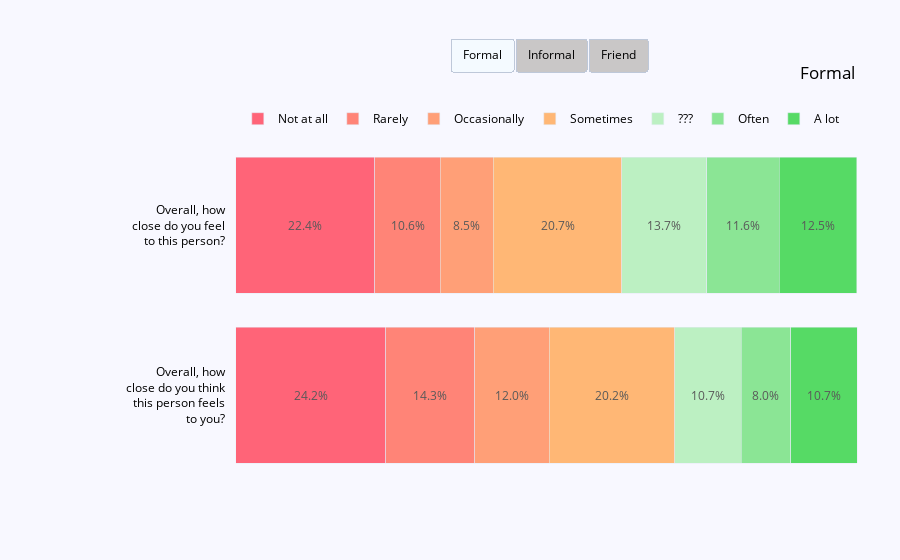

This figure's notebook cell:
### Code cell
##### INTIMACY GRAPH #####

'''
None of the subjects that reported on a Friend selected a 2 for
one of the questions, so it messes up the graph. This code below fixes that
'''


data1 = [list(round((df_diff['int.overall.close.t'][df_diff['dyad_type'] == 1].value_counts(normalize = True).sort_index() * 100), 1)),
list(round((df_diff['int.overall.close.p'][df_diff['dyad_type'] == 1].value_counts(normalize = True).sort_index() * 100), 1))]

data2 = [list(round((df_diff['int.overall.close.t'][df_diff['dyad_type'] == 2].value_counts(normalize = True).sort_index() * 100), 1)),
list(round((df_diff['int.overall.close.p'][df_diff['dyad_type'] == 2].value_counts(normalize = True).sort_index() * 100), 1))]

data3 = [list(round((df_diff['int.overall.close.t'][df_diff['dyad_type'] == 3].value_counts(normalize = True).sort_index() * 100), 1)),
list(round((df_diff['int.overall.close.p'][df_diff['dyad_type'] == 3].value_counts(normalize = True).sort_index() * 100), 1))]

question1 = 'Overall, how<br>close do you think<br>this person feels<br>to you?'

question2 = 'Overall, how<br>close do you feel<br>to this person?'

questions = [question1, question2]

for i in range(1,8):
    if (df_diff['int.overall.close.t'][df_diff['dyad_type'] == 3] == i).sum() == 0:
        data3[0].insert(i - 1, 0)
    if (df_diff['int.overall.close.p'][df_diff['dyad_type'] == 3] == i).sum() == 0:
        data3[1].insert(i - 1, 0)
    else:
        pass

top_labels = ['Not at all', 'Rarely', 'Occasionally', 'Sometimes', '???', 'Often', 'A lot']

color_list = ['#FF6478',
              '#FF8477',
              '#FF9F77',
              '#FFB775',
              '#BCF0C2',
              '#8BE595',
              '#56DA65']

fig = go.Figure()

for i in range(0, len(data1[0])):
    for xd, yd in zip(data1, questions):
        if yd == question1:
            fig.add_trace(go.Bar(
            x = [xd[i]],
            y = [yd],
            orientation = 'h',
            marker_color = color_list[i],
            hovertemplate = "<b>%{x}%</b>" + "<extra></extra>",
            showlegend = False))
        else:
            fig.add_trace(go.Bar(
            x = [xd[i]],
            y = [yd],
            name = top_labels[i],
            orientation = 'h',
            marker_color = color_list[i],
            hovertemplate = "<b>%{x}%</b>" + "<extra></extra>",
            showlegend = True))

for i in range(0, len(data2[0])):
    for xd, yd in zip(data2, questions):
        if yd == question1:
            fig.add_trace(go.Bar(
            x = [xd[i]],
            y = [yd],
            orientation = 'h',
            marker_color = color_list[i],
            hovertemplate = "<b>%{x}%</b>" + "<extra></extra>",
            visible = False,
            showlegend = False))
        else:
            fig.add_trace(go.Bar(
            x = [xd[i]],
            y = [yd],
            name = top_labels[i],
            orientation = 'h',
            marker_color = color_list[i],
            hovertemplate = "<b>%{x}%</b>" + "<extra></extra>",
            visible = False,
            showlegend = True))


for i in range(0, len(data3[0])):
    for xd, yd in zip(data3, questions):
        if yd == question1:
            fig.add_trace(go.Bar(
            x = [xd[i]],
            y = [yd],
            orientation = 'h',
            marker_color = color_list[i],
            hovertemplate = "<b>%{x}%</b>" + "<extra></extra>",
            visible = False,
            showlegend = False))
        else:
            fig.add_trace(go.Bar(
            x = [xd[i]],
            y = [yd],
            name = top_labels[i],
            orientation = 'h',
            marker_color = color_list[i],
            hovertemplate = "<b>%{x}%</b>" + "<extra></extra>",
            visible = False,
            showlegend = True))

fig.update_layout(
    xaxis = dict(
        showgrid = False,
        showline = False,
        showticklabels = False,
        zeroline = False,
        domain = [0.15, 1]
    ),
    yaxis = dict(
        showgrid = False,
        showline = False,
        showticklabels = False,
        zeroline = False,
    ),
    barmode ='stack',
    title = dict(text = 'Formal', 
             y = 0.88,
             x = 0.95
                ),
    paper_bgcolor = 'rgb(248, 248, 255)',
    plot_bgcolor = 'rgb(248, 248, 255)',
    margin = dict(l = 120, r = 10, t = 140, b = 80),
    font = dict(color = 'black', size = 12),
    legend = dict(orientation = 'h',
                  yanchor = 'bottom',
                  y = 1.02,
                  xanchor = 'right',
                  x = 0.94,
                  traceorder = 'normal',
                  itemclick = False
                 )
)       

#annotations formal
annotations1 = []

for yd, xd in zip(questions, data1):
    # labeling the y-axis
    annotations1.append(dict(xref = 'paper', yref = 'y',
                            x = 0.14, y = yd,
                            xanchor = 'right',
                            text = str(yd),
                            font = dict(size = 12,
                                      color = 'black'),
                            showarrow = False, align = 'right'))
    # labeling the first percentage of each bar (x_axis)
    if xd[0] > 5:
        annotations1.append(dict(xref = 'x', yref = 'y',
                                x = xd[0] / 2, y=yd,
                                text = str(xd[0]) + '%',
                                font = dict(size = 12,
                                          color = '#595959'),
                                showarrow = False))
    space = xd[0]

    for i in range(1, 7):
        try:
            if xd[i] > 5:
                # labeling the rest of percentages for each bar (x_axis)
                annotations1.append(dict(xref = 'x', yref = 'y',
                                    x = space + (xd[i]/2), y = yd,
                                    text = str(xd[i]) + '%',
                                    font = dict(size = 12,
                                              color = '#595959'),
                                    showarrow = False))
        except:
            pass
        space += xd[i]

#annotations informal
annotations2 = []

for yd, xd in zip(questions, data2):
    # labeling the y-axis
    annotations2.append(dict(xref = 'paper', yref = 'y',
                            x = 0.14, y = yd,
                            xanchor = 'right',
                            text = str(yd),
                            font = dict(size = 12,
                                      color = 'black'),
                            showarrow = False, align = 'right'))
    # labeling the first percentage of each bar (x_axis)
    if xd[0] > 5:
        annotations2.append(dict(xref = 'x', yref = 'y',
                                x = xd[0] / 2, y=yd,
                                text = str(xd[0]) + '%',
                                font = dict(size = 12,
                                          color = '#595959'),
                                showarrow = False))

    space = xd[0]

    for i in range(1, 7):
        try:
            if xd[i] > 5:
                # labeling the rest of percentages for each bar (x_axis)
                annotations2.append(dict(xref = 'x', yref = 'y',
                                    x = space + (xd[i]/2), y = yd,
                                    text = str(xd[i]) + '%',
                                    font = dict(size = 12,
                                              color = '#595959'),
                                    showarrow = False))
        except:
            pass
        space += xd[i]

#annotations friend
annotations3 = []

for yd, xd in zip(questions, data3):
    # labeling the y-axis
    annotations3.append(dict(xref = 'paper', yref = 'y',
                            x = 0.14, y = yd,
                            xanchor = 'right',
                            text = str(yd),
                            font = dict(size = 12,
                                      color = 'black'),
                            showarrow = False, align = 'right'))
    # labeling the first percentage of each bar (x_axis)
    if xd[0] > 5:
        annotations3.append(dict(xref = 'x', yref = 'y',
                                x = xd[0] / 2, y=yd,
                                text = str(xd[0]) + '%',
                                font = dict(size = 12,
                                          color = 'blue'),
                                showarrow = False))
    space = xd[0]

    for i in range(1, 7):
        try:
            if xd[i] > 5:
                # labeling the rest of percentages for each bar (x_axis)
                annotations3.append(dict(xref = 'x', yref = 'y',
                                    x = space + (xd[i]/2), y = yd,
                                    text = str(xd[i]) + '%',
                                    font = dict(size = 12,
                                              color = '#595959'),
                                    showarrow = False))
        except:
            pass
        try:
            space += xd[i]
        except:
            pass

fig.update_layout(annotations = annotations1)

##### Buttons #####

fig.update_layout(
updatemenus =[
    go.layout.Updatemenu(
        type = 'buttons',
        direction = 'right',
        bgcolor = '#c9c7c7',
        showactive = True,
        x = 0.684,
        y = 1.3,
        buttons = list([
            dict(label = 'Formal',
                 method = 'update',
                 args = [{'visible': [True, True, True, True, True, True, True, True, True, True, True, True, True, True, False, False, False, False, False, False, False, False, False, False, False, False, False, False, False, False, False, False, False, False, False, False, False, False, False, False, False, False]},
                         {'title': 'Formal',
                          'annotations': annotations1}
                        ]),
            dict(label = 'Informal',
                 method = 'update',
                 args = [{'visible': [False, False, False, False, False, False, False, False, False, False, False, False, False, False, True, True, True, True, True, True, True, True, True, True, True, True, True, True, False, False, False, False, False, False, False, False, False, False, False, False, False, False]},
                         {'title': 'Informal',
                          'annotations': annotations2}
                        ]),
            dict(label = 'Friend',
                 method = 'update',
                 args = [{'visible': [False, False, False, False, False, False, False, False, False, False, False, False, False, False, False, False, False, False, False, False, False, False, False, False, False, False, False, False, True, True, True, True, True, True, True, True, True, True, True, True, True, True]},
                         {'title': 'Friend',
                          'annotations': annotations3}
                        ])
        ]),
    )
])

config = {'displayModeBar': False}

fig.show(config = config)

### Figure 1 — Plotly figure (JSON) as saved in the notebook; plotly's stock layout.template omitted (floating-point values rounded to 4 significant figures)
{"data": [{"hovertemplate": "<b>%{x}%</b><extra></extra>", "marker": {"color": "#FF6478"}, "orientation": "h", "showlegend": false, "type": "bar", "x": [24.2], "y": ["Overall, how<br>close do you think<br>this person feels<br>to you?"]}, {"hovertemplate": "<b>%{x}%</b><extra></extra>", "marker": {"color": "#FF6478"}, "name": "Not at all", "orientation": "h", "showlegend": true, "type": "bar", "x": [22.4], "y": ["Overall, how<br>close do you feel<br>to this person?"]}, {"hovertemplate": "<b>%{x}%</b><extra></extra>", "marker": {"color": "#FF8477"}, "orientation": "h", "showlegend": false, "type": "bar", "x": [14.3], "y": ["Overall, how<br>close do you think<br>this person feels<br>to you?"]}, {"hovertemplate": "<b>%{x}%</b><extra></extra>", "marker": {"color": "#FF8477"}, "name": "Rarely", "orientation": "h", "showlegend": true, "type": "bar", "x": [10.6], "y": ["Overall, how<br>close do you feel<br>to this person?"]}, {"hovertemplate": "<b>%{x}%</b><extra></extra>", "marker": {"color": "#FF9F77"}, "orientation": "h", "showlegend": false, "type": "bar", "x": [12], "y": ["Overall, how<br>close do you think<br>this person feels<br>to you?"]}, {"hovertemplate": "<b>%{x}%</b><extra></extra>", "marker": {"color": "#FF9F77"}, "name": "Occasionally", "orientation": "h", "showlegend": true, "type": "bar", "x": [8.5], "y": ["Overall, how<br>close do you feel<br>to this person?"]}, {"hovertemplate": "<b>%{x}%</b><extra></extra>", "marker": {"color": "#FFB775"}, "orientation": "h", "showlegend": false, "type": "bar", "x": [20.2], "y": ["Overall, how<br>close do you think<br>this person feels<br>to you?"]}, {"hovertemplate": "<b>%{x}%</b><extra></extra>", "marker": {"color": "#FFB775"}, "name": "Sometimes", "orientation": "h", "showlegend": true, "type": "bar", "x": [20.7], "y": ["Overall, how<br>close do you feel<br>to this person?"]}, {"hovertemplate": "<b>%{x}%</b><extra></extra>", "marker": {"color": "#BCF0C2"}, "orientation": "h", "showlegend": false, "type": "bar", "x": [10.7], "y": ["Overall, how<br>close do you think<br>this person feels<br>to you?"]}, {"hovertemplate": "<b>%{x}%</b><extra></extra>", "marker": {"color": "#BCF0C2"}, "name": "???", "orientation": "h", "showlegend": true, "type": "bar", "x": [13.7], "y": ["Overall, how<br>close do you feel<br>to this person?"]}, {"hovertemplate": "<b>%{x}%</b><extra></extra>", "marker": {"color": "#8BE595"}, "orientation": "h", "showlegend": false, "type": "bar", "x": [8], "y": ["Overall, how<br>close do you think<br>this person feels<br>to you?"]}, {"hovertemplate": "<b>%{x}%</b><extra></extra>", "marker": {"color": "#8BE595"}, "name": "Often", "orientation": "h", "showlegend": true, "type": "bar", "x": [11.6], "y": ["Overall, how<br>close do you feel<br>to this person?"]}, {"hovertemplate": "<b>%{x}%</b><extra></extra>", "marker": {"color": "#56DA65"}, "orientation": "h", "showlegend": false, "type": "bar", "x": [10.7], "y": ["Overall, how<br>close do you think<br>this person feels<br>to you?"]}, {"hovertemplate": "<b>%{x}%</b><extra></extra>", "marker": {"color": "#56DA65"}, "name": "A lot", "orientation": "h", "showlegend": true, "type": "bar", "x": [12.5], "y": ["Overall, how<br>close do you feel<br>to this person?"]}, {"hovertemplate": "<b>%{x}%</b><extra></extra>", "marker": {"color": "#FF6478"}, "orientation": "h", "showlegend": false, "type": "bar", "visible": false, "x": [7.3], "y": ["Overall, how<br>close do you think<br>this person feels<br>to you?"]}, {"hovertemplate": "<b>%{x}%</b><extra></extra>", "marker": {"color": "#FF6478"}, "name": "Not at all", "orientation": "h", "showlegend": true, "type": "bar", "visible": false, "x": [9.3], "y": ["Overall, how<br>close do you feel<br>to this person?"]}, {"hovertemplate": "<b>%{x}%</b><extra></extra>", "marker": {"color": "#FF8477"}, "orientation": "h", "showlegend": false, "type": "bar", "visible": false, "x": [4.5], "y": ["Overall, how<br>close do you think<br>this person feels<br>to you?"]}, {"hovertemplate": "<b>%{x}%</b><extra></extra>", "marker": {"color": "#FF8477"}, "name": "Rarely", "orientation": "h", "showlegend": true, "type": "bar", "visible": false, "x": [4.6], "y": ["Overall, how<br>close do you feel<br>to this person?"]}, {"hovertemplate": "<b>%{x}%</b><extra></extra>", "marker": {"color": "#FF9F77"}, "orientation": "h", "showlegend": false, "type": "bar", "visible": false, "x": [4.3], "y": ["Overall, how<br>close do you think<br>this person feels<br>to you?"]}, {"hovertemplate": "<b>%{x}%</b><extra></extra>", "marker": {"color": "#FF9F77"}, "name": "Occasionally", "orientation": "h", "showlegend": true, "type": "bar", "visible": false, "x": [4.9], "y": ["Overall, how<br>close do you feel<br>to this person?"]}, {"hovertemplate": "<b>%{x}%</b><extra></extra>", "marker": {"color": "#FFB775"}, "orientation": "h", "showlegend": false, "type": "bar", "visible": false, "x": [11.3], "y": ["Overall, how<br>close do you think<br>this person feels<br>to you?"]}, {"hovertemplate": "<b>%{x}%</b><extra></extra>", "marker": {"color": "#FFB775"}, "name": "Sometimes", "orientation": "h", "showlegend": true, "type": "bar", "visible": false, "x": [8.8], "y": ["Overall, how<br>close do you feel<br>to this person?"]}, {"hovertemplate": "<b>%{x}%</b><extra></extra>", "marker": {"color": "#BCF0C2"}, "orientation": "h", "showlegend": false, "type": "bar", "visible": false, "x": [13.8], "y": ["Overall, how<br>close do you think<br>this person feels<br>to you?"]}, {"hovertemplate": "<b>%{x}%</b><extra></extra>", "marker": {"color": "#BCF0C2"}, "name": "???", "orientation": "h", "showlegend": true, "type": "bar", "visible": false, "x": [12.5], "y": ["Overall, how<br>close do you feel<br>to this person?"]}, {"hovertemplate": "<b>%{x}%</b><extra></extra>", "marker": {"color": "#8BE595"}, "orientation": "h", "showlegend": false, "type": "bar", "visible": false, "x": [24.7], "y": ["Overall, how<br>close do you think<br>this person feels<br>to you?"]}, {"hovertemplate": "<b>%{x}%</b><extra></extra>", "marker": {"color": "#8BE595"}, "name": "Often", "orientation": "h", "showlegend": true, "type": "bar", "visible": false, "x": [25.3], "y": ["Overall, how<br>close do you feel<br>to this person?"]}, {"hovertemplate": "<b>%{x}%</b><extra></extra>", "marker": {"color": "#56DA65"}, "orientation": "h", "showlegend": false, "type": "bar", "visible": false, "x": [34.2], "y": ["Overall, how<br>close do you think<br>this person feels<br>to you?"]}, {"hovertemplate": "<b>%{x}%</b><extra></extra>", "marker": {"color": "#56DA65"}, "name": "A lot", "orientation": "h", "showlegend": true, "type": "bar", "visible": false, "x": [34.5], "y": ["Overall, how<br>close do you feel<br>to this person?"]}, {"hovertemplate": "<b>%{x}%</b><extra></extra>", "marker": {"color": "#FF6478"}, "orientation": "h", "showlegend": false, "type": "bar", "visible": false, "x": [0.6], "y": ["Overall, how<br>close do you think<br>this person feels<br>to you?"]}, {"hovertemplate": "<b>%{x}%</b><extra></extra>", "marker": {"color": "#FF6478"}, "name": "Not at all", "orientation": "h", "showlegend": true, "type": "bar", "visible": false, "x": [0.3], "y": ["Overall, how<br>close do you feel<br>to this person?"]}, {"hovertemplate": "<b>%{x}%</b><extra></extra>", "marker": {"color": "#FF8477"}, "orientation": "h", "showlegend": false, "type": "bar", "visible": false, "x": [0], "y": ["Overall, how<br>close do you think<br>this person feels<br>to you?"]}, {"hovertemplate": "<b>%{x}%</b><extra></extra>", "marker": {"color": "#FF8477"}, "name": "Rarely", "orientation": "h", "showlegend": true, "type": "bar", "visible": false, "x": [0.3], "y": ["Overall, how<br>close do you feel<br>to this person?"]}, {"hovertemplate": "<b>%{x}%</b><extra></extra>", "marker": {"color": "#FF9F77"}, "orientation": "h", "showlegend": false, "type": "bar", "visible": false, "x": [1.9], "y": ["Overall, how<br>close do you think<br>this person feels<br>to you?"]}, {"hovertemplate": "<b>%{x}%</b><extra></extra>", "marker": {"color": "#FF9F77"}, "name": "Occasionally", "orientation": "h", "showlegend": true, "type": "bar", "visible": false, "x": [2.2], "y": ["Overall, how<br>close do you feel<br>to this person?"]}, {"hovertemplate": "<b>%{x}%</b><extra></extra>", "marker": {"color": "#FFB775"}, "orientation": "h", "showlegend": false, "type": "bar", "visible": false, "x": [7.5], "y": ["Overall, how<br>close do you think<br>this person feels<br>to you?"]}, {"hovertemplate": "<b>%{x}%</b><extra></extra>", "marker": {"color": "#FFB775"}, "name": "Sometimes", "orientation": "h", "showlegend": true, "type": "bar", "visible": false, "x": [7.6], "y": ["Overall, how<br>close do you feel<br>to this person?"]}, {"hovertemplate": "<b>%{x}%</b><extra></extra>", "marker": {"color": "#BCF0C2"}, "orientation": "h", "showlegend": false, "type": "bar", "visible": false, "x": [18.6], "y": ["Overall, how<br>close do you think<br>this person feels<br>to you?"]}, {"hovertemplate": "<b>%{x}%</b><extra></extra>", "marker": {"color": "#BCF0C2"}, "name": "???", "orientation": "h", "showlegend": true, "type": "bar", "visible": false, "x": [17.1], "y": ["Overall, how<br>close do you feel<br>to this person?"]}, {"hovertemplate": "<b>%{x}%</b><extra></extra>", "marker": {"color": "#8BE595"}, "orientation": "h", "showlegend": false, "type": "bar", "visible": false, "x": [31.8], "y": ["Overall, how<br>close do you think<br>this person feels<br>to you?"]}, {"hovertemplate": "<b>%{x}%</b><extra></extra>", "marker": {"color": "#8BE595"}, "name": "Often", "orientation": "h", "showlegend": true, "type": "bar", "visible": false, "x": [32.6], "y": ["Overall, how<br>close do you feel<br>to this person?"]}, {"hovertemplate": "<b>%{x}%</b><extra></extra>", "marker": {"color": "#56DA65"}, "orientation": "h", "showlegend": false, "type": "bar", "visible": false, "x": [39.6], "y": ["Overall, how<br>close do you think<br>this person feels<br>to you?"]}, {"hovertemplate": "<b>%{x}%</b><extra></extra>", "marker": {"color": "#56DA65"}, "name": "A lot", "orientation": "h", "showlegend": true, "type": "bar", "visible": false, "x": [39.9], "y": ["Overall, how<br>close do you feel<br>to this person?"]}], "layout": {"annotations": [{"align": "right", "font": {"color": "black", "size": 12}, "showarrow": false, "text": "Overall, how<br>close do you think<br>this person feels<br>to you?", "x": 0.14, "xanchor": "right", "xref": "paper", "y": "Overall, how<br>close do you think<br>this person feels<br>to you?", "yref": "y"}, {"font": {"color": "#595959", "size": 12}, "showarrow": false, "text": "24.2%", "x": 12.1, "xref": "x", "y": "Overall, how<br>close do you think<br>this person feels<br>to you?", "yref": "y"}, {"font": {"color": "#595959", "size": 12}, "showarrow": false, "text": "14.3%", "x": 31.35, "xref": "x", "y": "Overall, how<br>close do you think<br>this person feels<br>to you?", "yref": "y"}, {"font": {"color": "#595959", "size": 12}, "showarrow": false, "text": "12.0%", "x": 44.5, "xref": "x", "y": "Overall, how<br>close do you think<br>this person feels<br>to you?", "yref": "y"}, {"font": {"color": "#595959", "size": 12}, "showarrow": false, "text": "20.2%", "x": 60.6, "xref": "x", "y": "Overall, how<br>close do you think<br>this person feels<br>to you?", "yref": "y"}, {"font": {"color": "#595959", "size": 12}, "showarrow": false, "text": "10.7%", "x": 76.05, "xref": "x", "y": "Overall, how<br>close do you think<br>this person feels<br>to you?", "yref": "y"}, {"font": {"color": "#595959", "size": 12}, "showarrow": false, "text": "8.0%", "x": 85.4, "xref": "x", "y": "Overall, how<br>close do you think<br>this person feels<br>to you?", "yref": "y"}, {"font": {"color": "#595959", "size": 12}, "showarrow": false, "text": "10.7%", "x": 94.75, "xref": "x", "y": "Overall, how<br>close do you think<br>this person feels<br>to you?", "yref": "y"}, {"align": "right", "font": {"color": "black", "size": 12}, "showarrow": false, "text": "Overall, how<br>close do you feel<br>to this person?", "x": 0.14, "xanchor": "right", "xref": "paper", "y": "Overall, how<br>close do you feel<br>to this person?", "yref": "y"}, {"font": {"color": "#595959", "size": 12}, "showarrow": false, "text": "22.4%", "x": 11.2, "xref": "x", "y": "Overall, how<br>close do you feel<br>to this person?", "yref": "y"}, {"font": {"color": "#595959", "size": 12}, "showarrow": false, "text": "10.6%", "x": 27.7, "xref": "x", "y": "Overall, how<br>close do you feel<br>to this person?", "yref": "y"}, {"font": {"color": "#595959", "size": 12}, "showarrow": false, "text": "8.5%", "x": 37.25, "xref": "x", "y": "Overall, how<br>close do you feel<br>to this person?", "yref": "y"}, {"font": {"color": "#595959", "size": 12}, "showarrow": false, "text": "20.7%", "x": 51.85, "xref": "x", "y": "Overall, how<br>close do you feel<br>to this person?", "yref": "y"}, {"font": {"color": "#595959", "size": 12}, "showarrow": false, "text": "13.7%", "x": 69.05, "xref": "x", "y": "Overall, how<br>close do you feel<br>to this person?", "yref": "y"}, {"font": {"color": "#595959", "size": 12}, "showarrow": false, "text": "11.6%", "x": 81.7, "xref": "x", "y": "Overall, how<br>close do you feel<br>to this person?", "yref": "y"}, {"font": {"color": "#595959", "size": 12}, "showarrow": false, "text": "12.5%", "x": 93.75, "xref": "x", "y": "Overall, how<br>close do you feel<br>to this person?", "yref": "y"}], "barmode": "stack", "font": {"color": "black", "size": 12}, "legend": {"itemclick": false, "orientation": "h", "traceorder": "normal", "x": 0.94, "xanchor": "right", "y": 1.02, "yanchor": "bottom"}, "margin": {"b": 80, "l": 120, "r": 10, "t": 140}, "paper_bgcolor": "rgb(248, 248, 255)", "plot_bgcolor": "rgb(248, 248, 255)", "title": {"text": "Formal", "x": 0.95, "y": 0.88}, "updatemenus": [{"bgcolor": "#c9c7c7", "buttons": [{"args": [{"visible": [true, true, true, true, true, true, true, true, true, true, true, true, true, true, false, false, false, false, false, false, false, false, false, false, false, false, false, false, false, false, false, false, false, false, false, false, false, false, false, false, false, false]}, {"annotations": [{"align": "right", "font": {"color": "black", "size": 12}, "showarrow": false, "text": "Overall, how<br>close do you think<br>this person feels<br>to you?", "x": 0.14, "xanchor": "right", "xref": "paper", "y": "Overall, how<br>close do you think<br>this person feels<br>to you?", "yref": "y"}, {"font": {"color": "#595959", "size": 12}, "showarrow": false, "text": "24.2%", "x": 12.1, "xref": "x", "y": "Overall, how<br>close do you think<br>this person feels<br>to you?", "yref": "y"}, {"font": {"color": "#595959", "size": 12}, "showarrow": false, "text": "14.3%", "x": 31.35, "xref": "x", "y": "Overall, how<br>close do you think<br>this person feels<br>to you?", "yref": "y"}, {"font": {"color": "#595959", "size": 12}, "showarrow": false, "text": "12.0%", "x": 44.5, "xref": "x", "y": "Overall, how<br>close do you think<br>this person feels<br>to you?", "yref": "y"}, {"font": {"color": "#595959", "size": 12}, "showarrow": false, "text": "20.2%", "x": 60.6, "xref": "x", "y": "Overall, how<br>close do you think<br>this person feels<br>to you?", "yref": "y"}, {"font": {"color": "#595959", "size": 12}, "showarrow": false, "text": "10.7%", "x": 76.05, "xref": "x", "y": "Overall, how<br>close do you think<br>this person feels<br>to you?", "yref": "y"}, {"font": {"color": "#595959", "size": 12}, "showarrow": false, "text": "8.0%", "x": 85.4, "xref": "x", "y": "Overall, how<br>close do you think<br>this person feels<br>to you?", "yref": "y"}, {"font": {"color": "#595959", "size": 12}, "showarrow": false, "text": "10.7%", "x": 94.75, "xref": "x", "y": "Overall, how<br>close do you think<br>this person feels<br>to you?", "yref": "y"}, {"align": "right", "font": {"color": "black", "size": 12}, "showarrow": false, "text": "Overall, how<br>close do you feel<br>to this person?", "x": 0.14, "xanchor": "right", "xref": "paper", "y": "Overall, how<br>close do you feel<br>to this person?", "yref": "y"}, {"font": {"color": "#595959", "size": 12}, "showarrow": false, "text": "22.4%", "x": 11.2, "xref": "x", "y": "Overall, how<br>close do you feel<br>to this person?", "yref": "y"}, {"font": {"color": "#595959", "size": 12}, "showarrow": false, "text": "10.6%", "x": 27.7, "xref": "x", "y": "Overall, how<br>close do you feel<br>to this person?", "yref": "y"}, {"font": {"color": "#595959", "size": 12}, "showarrow": false, "text": "8.5%", "x": 37.25, "xref": "x", "y": "Overall, how<br>close do you feel<br>to this person?", "yref": "y"}, {"font": {"color": "#595959", "size": 12}, "showarrow": false, "text": "20.7%", "x": 51.85, "xref": "x", "y": "Overall, how<br>close do you feel<br>to this person?", "yref": "y"}, {"font": {"color": "#595959", "size": 12}, "showarrow": false, "text": "13.7%", "x": 69.05, "xref": "x", "y": "Overall, how<br>close do you feel<br>to this person?", "yref": "y"}, {"font": {"color": "#595959", "size": 12}, "showarrow": false, "text": "11.6%", "x": 81.7, "xref": "x", "y": "Overall, how<br>close do you feel<br>to this person?", "yref": "y"}, {"font": {"color": "#595959", "size": 12}, "showarrow": false, "text": "12.5%", "x": 93.75, "xref": "x", "y": "Overall, how<br>close do you feel<br>to this person?", "yref": "y"}], "title": "Formal"}], "label": "Formal", "method": "update"}, {"args": [{"visible": [false, false, false, false, false, false, false, false, false, false, false, false, false, false, true, true, true, true, true, true, true, true, true, true, true, true, true, true, false, false, false, false, false, false, false, false, false, false, false, false, false, false]}, {"annotations": [{"align": "right", "font": {"color": "black", "size": 12}, "showarrow": false, "text": "Overall, how<br>close do you think<br>this person feels<br>to you?", "x": 0.14, "xanchor": "right", "xref": "paper", "y": "Overall, how<br>close do you think<br>this person feels<br>to you?", "yref": "y"}, {"font": {"color": "#595959", "size": 12}, "showarrow": false, "text": "7.3%", "x": 3.65, "xref": "x", "y": "Overall, how<br>close do you think<br>this person feels<br>to you?", "yref": "y"}, {"font": {"color": "#595959", "size": 12}, "showarrow": false, "text": "11.3%", "x": 21.75, "xref": "x", "y": "Overall, how<br>close do you think<br>this person feels<br>to you?", "yref": "y"}, {"font": {"color": "#595959", "size": 12}, "showarrow": false, "text": "13.8%", "x": 34.3, "xref": "x", "y": "Overall, how<br>close do you think<br>this person feels<br>to you?", "yref": "y"}, {"font": {"color": "#595959", "size": 12}, "showarrow": false, "text": "24.7%", "x": 53.55, "xref": "x", "y": "Overall, how<br>close do you think<br>this person feels<br>to you?", "yref": "y"}, {"font": {"color": "#595959", "size": 12}, "showarrow": false, "text": "34.2%", "x": 83, "xref": "x", "y": "Overall, how<br>close do you think<br>this person feels<br>to you?", "yref": "y"}, {"align": "right", "font": {"color": "black", "size": 12}, "showarrow": false, "text": "Overall, how<br>close do you feel<br>to this person?", "x": 0.14, "xanchor": "right", "xref": "paper", "y": "Overall, how<br>close do you feel<br>to this person?", "yref": "y"}, {"font": {"color": "#595959", "size": 12}, "showarrow": false, "text": "9.3%", "x": 4.65, "xref": "x", "y": "Overall, how<br>close do you feel<br>to this person?", "yref": "y"}, {"font": {"color": "#595959", "size": 12}, "showarrow": false, "text": "8.8%", "x": 23.2, "xref": "x", "y": "Overall, how<br>close do you feel<br>to this person?", "yref": "y"}, {"font": {"color": "#595959", "size": 12}, "showarrow": false, "text": "12.5%", "x": 33.85, "xref": "x", "y": "Overall, how<br>close do you feel<br>to this person?", "yref": "y"}, {"font": {"color": "#595959", "size": 12}, "showarrow": false, "text": "25.3%", "x": 52.75, "xref": "x", "y": "Overall, how<br>close do you feel<br>to this person?", "yref": "y"}, {"font": {"color": "#595959", "size": 12}, "showarrow": false, "text": "34.5%", "x": 82.65, "xref": "x", "y": "Overall, how<br>close do you feel<br>to this person?", "yref": "y"}], "title": "Informal"}], "label": "Informal", "method": "update"}, {"args": [{"visible": [false, false, false, false, false, false, false, false, false, false, false, false, false, false, false, false, false, false, false, false, false, false, false, false, false, false, false, false, true, true, true, true, true, true, true, true, true, true, true, true, true, true]}, {"annotations": [{"align": "right", "font": {"color": "black", "size": 12}, "showarrow": false, "text": "Overall, how<br>close do you think<br>this person feels<br>to you?", "x": 0.14, "xanchor": "right", "xref": "paper", "y": "Overall, how<br>close do you think<br>this person feels<br>to you?", "yref": "y"}, {"font": {"color": "#595959", "size": 12}, "showarrow": false, "text": "7.5%", "x": 6.25, "xref": "x", "y": "Overall, how<br>close do you think<br>this person feels<br>to you?", "yref": "y"}, {"font": {"color": "#595959", "size": 12}, "showarrow": false, "text": "18.6%", "x": 19.3, "xref": "x", "y": "Overall, how<br>close do you think<br>this person feels<br>to you?", "yref": "y"}, {"font": {"color": "#595959", "size": 12}, "showarrow": false, "text": "31.8%", "x": 44.5, "xref": "x", "y": "Overall, how<br>close do you think<br>this person feels<br>to you?", "yref": "y"}, {"font": {"color": "#595959", "size": 12}, "showarrow": false, "text": "39.6%", "x": 80.2, "xref": "x", "y": "Overall, how<br>close do you think<br>this person feels<br>to you?", "yref": "y"}, {"align": "right", "font": {"color": "black", "size": 12}, "showarrow": false, "text": "Overall, how<br>close do you feel<br>to this person?", "x": 0.14, "xanchor": "right", "xref": "paper", "y": "Overall, how<br>close do you feel<br>to this person?", "yref": "y"}, {"font": {"color": "#595959", "size": 12}, "showarrow": false, "text": "7.6%", "x": 6.6, "xref": "x", "y": "Overall, how<br>close do you feel<br>to this person?", "yref": "y"}, {"font": {"color": "#595959", "size": 12}, "showarrow": false, "text": "17.1%", "x": 18.95, "xref": "x", "y": "Overall, how<br>close do you feel<br>to this person?", "yref": "y"}, {"font": {"color": "#595959", "size": 12}, "showarrow": false, "text": "32.6%", "x": 43.8, "xref": "x", "y": "Overall, how<br>close do you feel<br>to this person?", "yref": "y"}, {"font": {"color": "#595959", "size": 12}, "showarrow": false, "text": "39.9%", "x": 80.05, "xref": "x", "y": "Overall, how<br>close do you feel<br>to this person?", "yref": "y"}], "title": "Friend"}], "label": "Friend", "method": "update"}], "direction": "right", "showactive": true, "type": "buttons", "x": 0.684, "y": 1.3}], "xaxis": {"domain": [0.15, 1], "showgrid": false, "showline": false, "showticklabels": false, "zeroline": false}, "yaxis": {"showgrid": false, "showline": false, "showticklabels": false, "zeroline": false}}}
